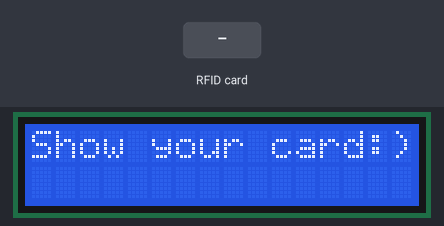
Bench run of a sketch on a simulated Arduino Uno, built with avr-gcc and run on an emulated ATmega328P. Shown: 16×2 character LCD. The test bench sets the inputs (shaded band). What the sketch prints to the serial monitor is not drawn.

Above: at 1.3 s.
1.4 s: RFID card 5E 7A 19 C4 held to the reader
At 2.8 s:
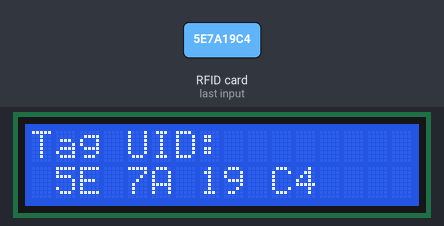
At 5.7 s:
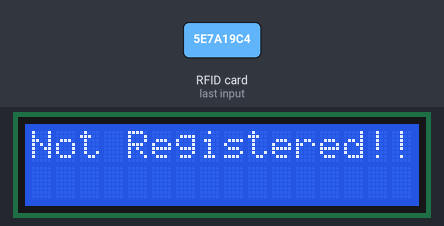
Timing chart, 0 to 7.2 s (numbered marks = the images above; inputs shaded):
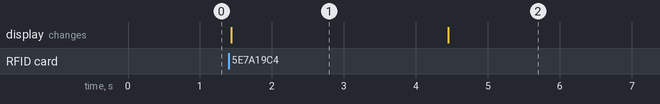

The sketch:

arduino.ino
```cpp
#include <SPI.h>
#include <MFRC522.h>
#include <Wire.h>
#include <LiquidCrystal_I2C.h>
#define SS_PIN 10
#define RST_PIN 9
LiquidCrystal_I2C lcd(0x27,16,2);

MFRC522 mfrc522(SS_PIN, RST_PIN); // Instance of the class
int code[] = {49,222,53,12}; //This is the stored UID (Unlock Card)
int codeRead = 0;
String uidString;
void setup() {
   Serial.begin(9600);
   SPI.begin();       // Init SPI bus
   mfrc522.PCD_Init(); // Init MFRC522
   Serial.println("Arduino RFID reading UID");
   lcd.begin();
   lcd.backlight();
   lcd.setCursor(0,0);
   lcd.print("Show your card:)");
}

void loop() {
if ( mfrc522.PICC_IsNewCardPresent())
    {
        if ( mfrc522.PICC_ReadCardSerial())
        {
           lcd.clear();
           Serial.print("Tag UID:");
           lcd.setCursor(0,0);
           lcd.print("Tag UID:");
           lcd.setCursor(0,1);
           for (byte i = 0; i < mfrc522.uid.size; i++) {
                  Serial.print(mfrc522.uid.uidByte[i] < 0x10 ? " 0" : " ");
                  Serial.print(mfrc522.uid.uidByte[i], HEX);
                  lcd.print(mfrc522.uid.uidByte[i] < 0x10 ? " 0" : " ");
                  lcd.print(mfrc522.uid.uidByte[i], HEX);
                //  lcd.print(" ");
            }
            Serial.println();
            int i = 0;
            boolean match = true;
            while(i<mfrc522.uid.size)
            {
               if(!(int(mfrc522.uid.uidByte[i]) == int(code[i])))
               {
                  match = false;
               }
              i++;
            }
            delay(3000);
           lcd.clear();
           lcd.setCursor(0,0);
           if(match)
           {
              lcd.print("Registered");
              lcd.setCursor(0,1);
              lcd.print("TAG : @nimal1");
        }
        else{
             lcd.print("Not Registered!!");
             Serial.println("\nUnknown Card");
           }
             Serial.println("============================");
             mfrc522.PICC_HaltA();
             delay(3000);
             reset_state();
    }
  }
}
void reset_state()
{
    lcd.clear();
    lcd.setCursor(0,0);
    lcd.print("Show your card:)");
}
```

Measured:
- after the input at 1.4 s, the display: changes at once (image 1)
- what the display in image 1 shows lasts 3.1 s, from 1.4 s to 4.5 s
